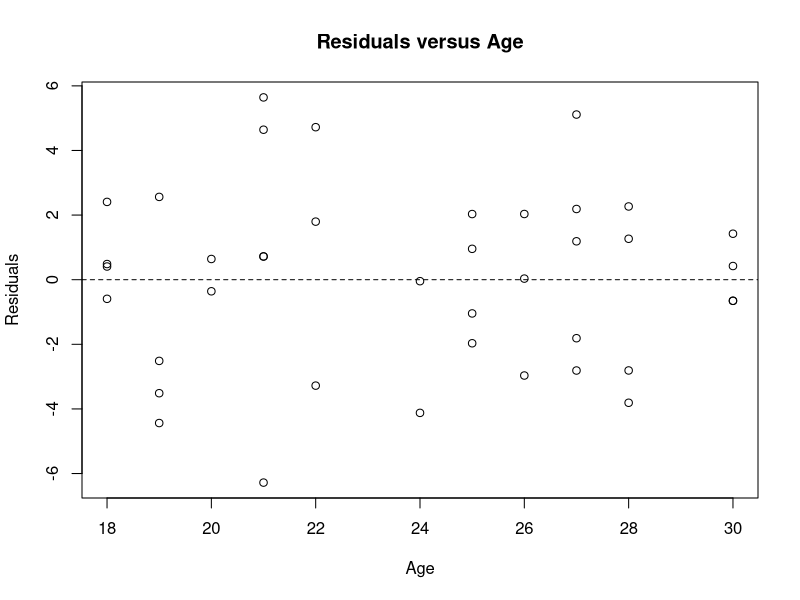
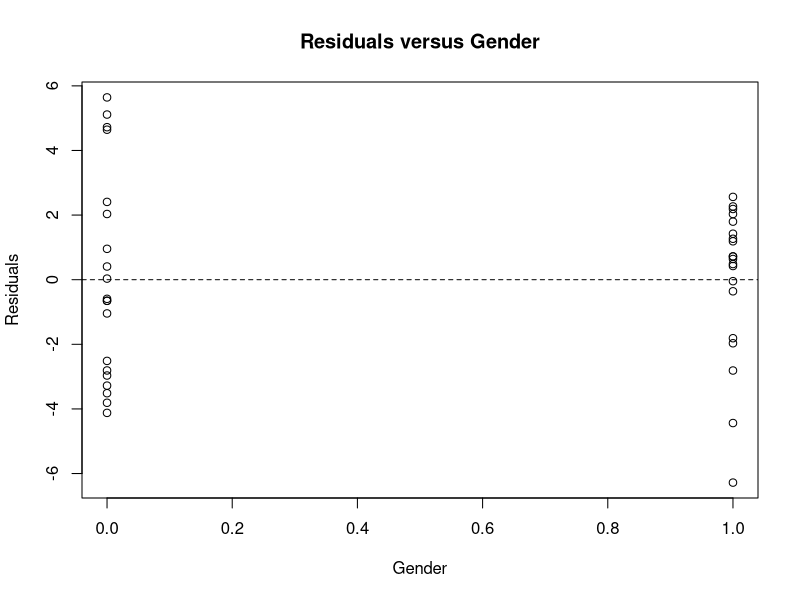
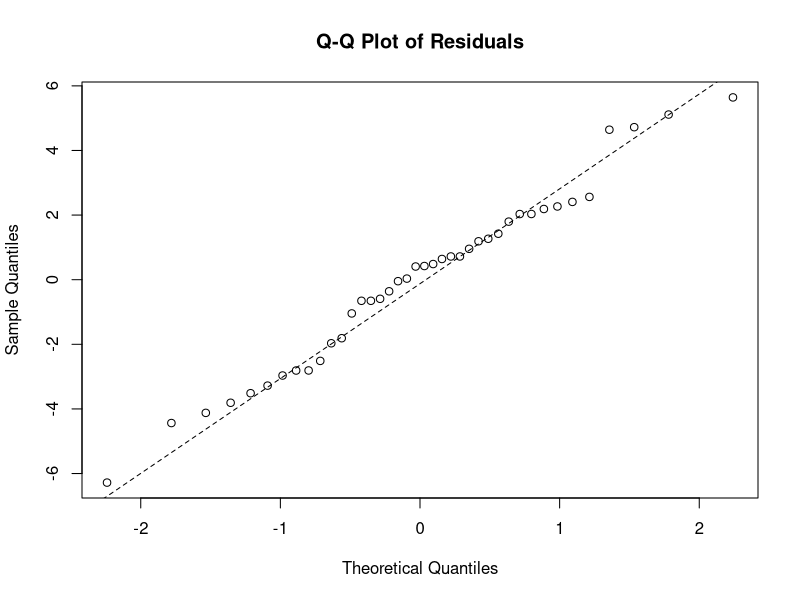
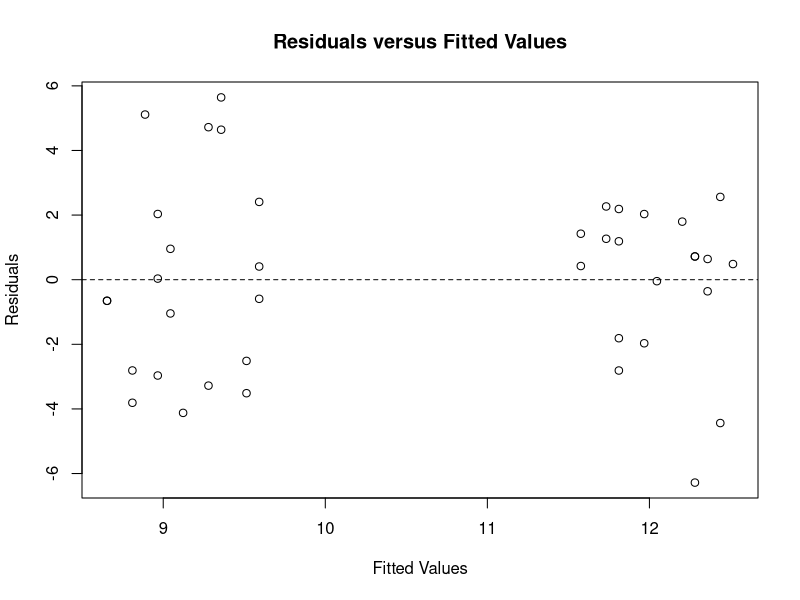

The R script that drew these images, in order:
# Homework 8

# 1. Import the dataset. Are there any missing values? Note: Do NOT convert any variables
# to factors. Include your code in your answer.

running_data <- read.csv("running_speed.csv", header = TRUE)
sum(is.na(running_data))
# 0
# There are no missing values in running_speed.


# 2. Run and save the multiple linear regression model without interactions. Use Age and
# Gender to predict Running_Speed.

running_model <- lm(Running_Speed ~ Age + Gender, data = running_data)


# 3. (Assumptions) Check the linearity assumption by investigating plots of the residuals versus
# each of the x-variables. Do you think it is met or not? Explain why or why not for each
# variable. In your submission, make sure to include your graphs.

plot(running_data$Age, running_model$residuals, xlab = "Age", ylab = "Residuals", main = "Residuals versus Age")
abline(h = 0, lty = 2)

plot(running_data$Gender, running_model$residuals, xlab = "Gender", ylab = "Residuals", main = "Residuals versus Gender")
abline(h = 0, lty = 2)

# The linearity assumption is met for both x-variables. For Age, there is no clear pattern present in the plot, 
# which means that the linearity assumption is met. For Gender, both genders appear evenly distributed around 0,
# which means that the linearity assumption is met.


# 4. (Assumptions) Explain why we don’t need to check the independence assumption.

# We don't need to check the independence assumption because each person's running speed is only measured once.
# Each observation in the running_data dataset represents an individual person. We can reasonably assume that each person's running speed is independent.


# 5. (Assumptions) Check the normality assumption. Do you think it is met or not? Explain
# why or why not for each of the items below.
# Items you should investigate:
#    A Q-Q Plot of residuals, complete with Q-Q Line. In your submission, make sure to
# include this graph.
#  The Shapiro-Wilk test on the residuals using α = 0.043. Be sure to include your
# hypotheses, copy / paste your test results into your code, specifically indicate what
# the p-value for this test is, state your decision, and state your conclusion.

qqnorm(running_model$residuals, main = "Q-Q Plot of Residuals")
qqline(running_model$residuals, lty = 2)

shapiro.test(running_model$residuals)

# Shapiro-Wilk normality test
# 
# data:  running_model$residuals
# W = 0.98012, p-value = 0.6941

# H0: The residuals are normally distributed.
# H1: The residuals are not normally distributed.

# Decision: Do not reject H0. Because the p-value = 0.6941 > 0.043 = alpha, we do not reject the null hypothesis.
# Conclusion: There is not enough evidence to conclude that the residuals are not normally distributed. Therefore, the normality assumption is met.


# 6. (Assumptions) Check the equal variance assumption by investigating a plot of the residuals
# versus the fitted values. Do you think it is met or not? Explain why or why not. In your
# submission, make sure to include your graph.

plot(running_model$fitted.values, running_model$residuals, xlab = "Fitted Values", ylab = "Residuals", main = "Residuals versus Fitted Values")
abline(h = 0, lty = 2)

# The residuals appear to be scattered randomly around the value zero. This means that the equal variance assumption is met.


# 7. Use the summary() function to investigate the model results, even if the model assumptions
# are not met. Copy and paste your test results into your code.

summary(running_model)

# Call:
#   lm(formula = Running_Speed ~ Age + Gender, data = running_data)
# 
# Residuals:
#   Min      1Q  Median      3Q     Max 
# -6.2808 -2.1043  0.4156  1.8561  5.6427 
# 
# Coefficients:
#   Estimate Std. Error t value Pr(>|t|)    
# (Intercept) 11.00018    2.81292   3.911 0.000379 ***
#   Age         -0.07823    0.11587  -0.675 0.503784    
# Gender       2.92347    0.89786   3.256 0.002420 ** 
#   ---
#   Signif. codes:  0 ‘***’ 0.001 ‘**’ 0.01 ‘*’ 0.05 ‘.’ 0.1 ‘ ’ 1
# 
# Residual standard error: 2.837 on 37 degrees of freedom
# Multiple R-squared:  0.2276,	Adjusted R-squared:  0.1859 
# F-statistic: 5.452 on 2 and 37 DF,  p-value: 0.008412


# 8. (Overall Model Test) Do the x-variables explain some of the variability in running speed?
#   Test at a 4.3% significance level.
# (a) State your hypotheses using symbols.
# (b) State the value of the test statistic. Indicate whether you are using F or t.
# (c) State your p-value.
# (d) State your decision (Reject H0 or Do Not Reject H0).
# (e) Write your conclusion.

# (a) H0: Beta_Age = Beta_Gender = 0
#     H1: At least one of Beta_Age and Beta_Gender != 0

# (b) The F-statistic = 5.452 on 2 and 37 DF.

# (c) p-value = 0.008412

# (d) Decision: Reject H0. Because the p-value = 0.008412 < 0.043 = alpha, we reject the null hypothesis.

# (e) Conclusion: There is significant evidence to conclude that at least one of Age and Gender significantly explain some of the variability in running speed.


# 9. (Partial t-Tests) If the x-variables explain some of the variability in running speed, which
# one(s) are significant? Perform a test for each variable separately. Test at at 4.3% signifi-
#   cance level. For each test you perform,
# (a) State the hypotheses to be tested.
# (b) State the value of the test statistic. Indicate whether you are using F or t.
# (c) State the p-value.
# (d) State your decision (Reject H0 or Do Not Reject H0).
# (e) Write your conclusion.
# Even if you had previously decided that the x-variables do NOT explain some of the
# variability in running speed in Question 8, we still want you to answer Question 9 for
# practice.

# Test 1: Age

# (a) H0: Beta_Age = 0
#     H1: Beta_Age != 0

# (b) The t-statistic = -0.675

# (c) p-value = 0.503784

# (d) Decision: Do not reject H0. Because the p-value = 0.503784 > 0.043 = alpha, we do not reject the null hypothesis.

# (e) Conclusion: There is not enough evidence to conclude that Age significantly explains some of the variability in running speed.

# Test 2: Gender

# (a) H0: Beta_Gender = 0
#     H1: Beta_Gender != 0

# (b) The t-statistic = 3.256

# (c) p-value = 0.002420

# (d) Decision: Reject H0. Because the p-value = 0.002420 > 0.043 - alpha, we reject the null hypothesis.

# (e) Conclusion: There is enough evidence to conclude that Gender does significantly explain some of the variability in running speed.


# 10. Give the value of the coefficient of determination. Explain what it tells you about the
# model.

# R^2 = 0.2276
# This means that approximately 22.76% of the variation in running speed is explained by Age and Gender.
